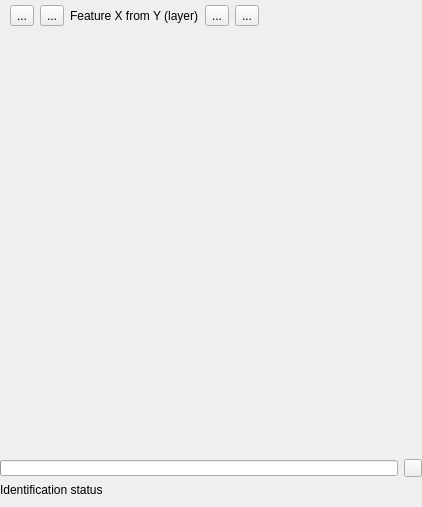
<?xml version="1.0" encoding="UTF-8"?>
<ui version="4.0">
 <class>IdentifyPlusResults</class>
 <widget class="QWidget" name="IdentifyPlusResults">
  <property name="geometry">
   <rect>
    <x>0</x>
    <y>0</y>
    <width>422</width>
    <height>507</height>
   </rect>
  </property>
  <property name="sizePolicy">
   <sizepolicy hsizetype="Preferred" vsizetype="Preferred">
    <horstretch>0</horstretch>
    <verstretch>0</verstretch>
   </sizepolicy>
  </property>
  <property name="windowTitle">
   <string>Form</string>
  </property>
  <layout class="QVBoxLayout" name="verticalLayout">
   <property name="leftMargin">
    <number>0</number>
   </property>
   <property name="topMargin">
    <number>0</number>
   </property>
   <property name="rightMargin">
    <number>0</number>
   </property>
   <property name="bottomMargin">
    <number>10</number>
   </property>
   <item>
    <layout class="QHBoxLayout" name="horizontalLayout">
     <property name="leftMargin">
      <number>10</number>
     </property>
     <property name="topMargin">
      <number>5</number>
     </property>
     <property name="rightMargin">
      <number>10</number>
     </property>
     <property name="bottomMargin">
      <number>0</number>
     </property>
     <item>
      <widget class="QToolButton" name="btnFirstRecord">
       <property name="toolTip">
        <string>First feature</string>
       </property>
       <property name="text">
        <string>...</string>
       </property>
       <property name="icon">
        <iconset resource="../resources.qrc">
         <normaloff>:/plugins/identifyplus/icons/first.png</normaloff>:/plugins/identifyplus/icons/first.png</iconset>
       </property>
      </widget>
     </item>
     <item>
      <widget class="QToolButton" name="btnPrevRecord">
       <property name="toolTip">
        <string>Previous feature</string>
       </property>
       <property name="text">
        <string>...</string>
       </property>
       <property name="icon">
        <iconset resource="../resources.qrc">
         <normaloff>:/plugins/identifyplus/icons/previous.png</normaloff>:/plugins/identifyplus/icons/previous.png</iconset>
       </property>
      </widget>
     </item>
     <item>
      <widget class="QLabel" name="lblFeatures">
       <property name="sizePolicy">
        <sizepolicy hsizetype="Preferred" vsizetype="Preferred">
         <horstretch>0</horstretch>
         <verstretch>0</verstretch>
        </sizepolicy>
       </property>
       <property name="text">
        <string>Feature X from Y (layer)</string>
       </property>
       <property name="wordWrap">
        <bool>false</bool>
       </property>
      </widget>
     </item>
     <item>
      <widget class="QToolButton" name="btnNextRecord">
       <property name="toolTip">
        <string>Next feature</string>
       </property>
       <property name="text">
        <string>...</string>
       </property>
       <property name="icon">
        <iconset resource="../resources.qrc">
         <normaloff>:/plugins/identifyplus/icons/next.png</normaloff>:/plugins/identifyplus/icons/next.png</iconset>
       </property>
      </widget>
     </item>
     <item>
      <widget class="QToolButton" name="btnLastRecord">
       <property name="toolTip">
        <string>Last feature</string>
       </property>
       <property name="text">
        <string>...</string>
       </property>
       <property name="icon">
        <iconset resource="../resources.qrc">
         <normaloff>:/plugins/identifyplus/icons/last.png</normaloff>:/plugins/identifyplus/icons/last.png</iconset>
       </property>
      </widget>
     </item>
     <item>
      <spacer name="horizontalSpacer">
       <property name="orientation">
        <enum>Qt::Horizontal</enum>
       </property>
       <property name="sizeHint" stdset="0">
        <size>
         <width>40</width>
         <height>20</height>
        </size>
       </property>
      </spacer>
     </item>
    </layout>
   </item>
   <item>
    <widget class="QWidget" name="widget" native="true">
     <property name="sizePolicy">
      <sizepolicy hsizetype="Preferred" vsizetype="Expanding">
       <horstretch>0</horstretch>
       <verstretch>0</verstretch>
      </sizepolicy>
     </property>
     <property name="contextMenuPolicy">
      <enum>Qt::PreventContextMenu</enum>
     </property>
     <layout class="QVBoxLayout" name="loObjectContainer">
      <property name="spacing">
       <number>0</number>
      </property>
      <property name="margin">
       <number>0</number>
      </property>
     </layout>
    </widget>
   </item>
   <item>
    <layout class="QHBoxLayout" name="horizontalLayout_2">
     <property name="topMargin">
      <number>0</number>
     </property>
     <item>
      <widget class="QProgressBar" name="progressBar">
       <property name="enabled">
        <bool>true</bool>
       </property>
       <property name="sizePolicy">
        <sizepolicy hsizetype="Expanding" vsizetype="Fixed">
         <horstretch>0</horstretch>
         <verstretch>0</verstretch>
        </sizepolicy>
       </property>
       <property name="baseSize">
        <size>
         <width>0</width>
         <height>0</height>
        </size>
       </property>
       <property name="styleSheet">
        <string notr="true">height:10</string>
       </property>
       <property name="value">
        <number>0</number>
       </property>
       <property name="textVisible">
        <bool>false</bool>
       </property>
       <property name="orientation">
        <enum>Qt::Horizontal</enum>
       </property>
      </widget>
     </item>
     <item>
      <widget class="QPushButton" name="pushButton">
       <property name="sizePolicy">
        <sizepolicy hsizetype="Minimum" vsizetype="Minimum">
         <horstretch>0</horstretch>
         <verstretch>0</verstretch>
        </sizepolicy>
       </property>
       <property name="styleSheet">
        <string notr="true">height:10;width:10</string>
       </property>
       <property name="text">
        <string/>
       </property>
       <property name="icon">
        <iconset resource="../resources.qrc">
         <normaloff>:/plugins/identifyplus/icons/close.png</normaloff>:/plugins/identifyplus/icons/close.png</iconset>
       </property>
      </widget>
     </item>
    </layout>
   </item>
   <item>
    <widget class="QLabel" name="lblIdentifyStatus">
     <property name="sizePolicy">
      <sizepolicy hsizetype="Ignored" vsizetype="Preferred">
       <horstretch>0</horstretch>
       <verstretch>0</verstretch>
      </sizepolicy>
     </property>
     <property name="text">
      <string>Identification status</string>
     </property>
     <property name="textFormat">
      <enum>Qt::AutoText</enum>
     </property>
     <property name="scaledContents">
      <bool>false</bool>
     </property>
     <property name="wordWrap">
      <bool>true</bool>
     </property>
     <property name="textInteractionFlags">
      <set>Qt::TextSelectableByMouse</set>
     </property>
    </widget>
   </item>
  </layout>
 </widget>
 <resources/>
 <connections/>
</ui>
